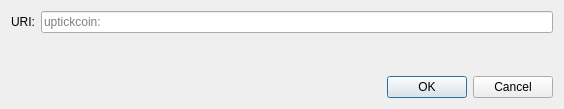
<?xml version="1.0" encoding="UTF-8"?>
<ui version="4.0">
 <class>OpenURIDialog</class>
 <widget class="QDialog" name="OpenURIDialog">
  <property name="geometry">
   <rect>
    <x>0</x>
    <y>0</y>
    <width>564</width>
    <height>109</height>
   </rect>
  </property>
  <property name="windowTitle">
   <string>Open UpTickCoin URI</string>
  </property>
  <layout class="QVBoxLayout" name="verticalLayout">
   <item>
    <layout class="QHBoxLayout" name="horizontalLayout">
     <item>
      <widget class="QLabel" name="label">
       <property name="text">
        <string>URI:</string>
       </property>
      </widget>
     </item>
     <item>
      <widget class="QValidatedLineEdit" name="uriEdit">
       <property name="placeholderText">
        <string notr="true">uptickcoin:</string>
       </property>
      </widget>
     </item>
    </layout>
   </item>
   <item>
    <spacer name="verticalSpacer">
     <property name="orientation">
      <enum>Qt::Vertical</enum>
     </property>
     <property name="sizeHint" stdset="0">
      <size>
       <width>20</width>
       <height>40</height>
      </size>
     </property>
    </spacer>
   </item>
   <item>
    <widget class="QDialogButtonBox" name="buttonBox">
     <property name="orientation">
      <enum>Qt::Horizontal</enum>
     </property>
     <property name="standardButtons">
      <set>QDialogButtonBox::Cancel|QDialogButtonBox::Ok</set>
     </property>
    </widget>
   </item>
  </layout>
 </widget>
 <customwidgets>
  <customwidget>
   <class>QValidatedLineEdit</class>
   <extends>QLineEdit</extends>
   <header>qt/qvalidatedlineedit.h</header>
  </customwidget>
 </customwidgets>
 <resources/>
 <connections>
  <connection>
   <sender>buttonBox</sender>
   <signal>accepted()</signal>
   <receiver>OpenURIDialog</receiver>
   <slot>accept()</slot>
   <hints>
    <hint type="sourcelabel">
     <x>248</x>
     <y>254</y>
    </hint>
    <hint type="destinationlabel">
     <x>157</x>
     <y>274</y>
    </hint>
   </hints>
  </connection>
  <connection>
   <sender>buttonBox</sender>
   <signal>rejected()</signal>
   <receiver>OpenURIDialog</receiver>
   <slot>reject()</slot>
   <hints>
    <hint type="sourcelabel">
     <x>316</x>
     <y>260</y>
    </hint>
    <hint type="destinationlabel">
     <x>286</x>
     <y>274</y>
    </hint>
   </hints>
  </connection>
 </connections>
</ui>
